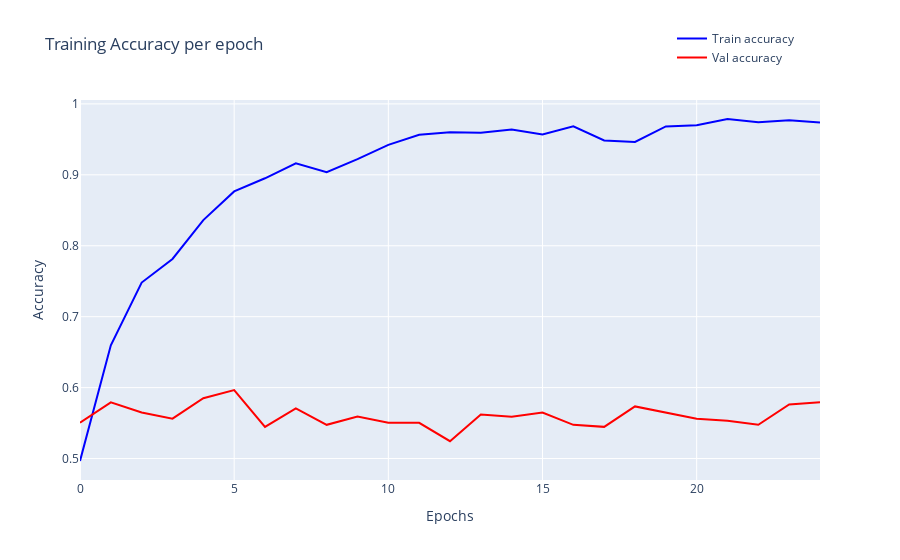
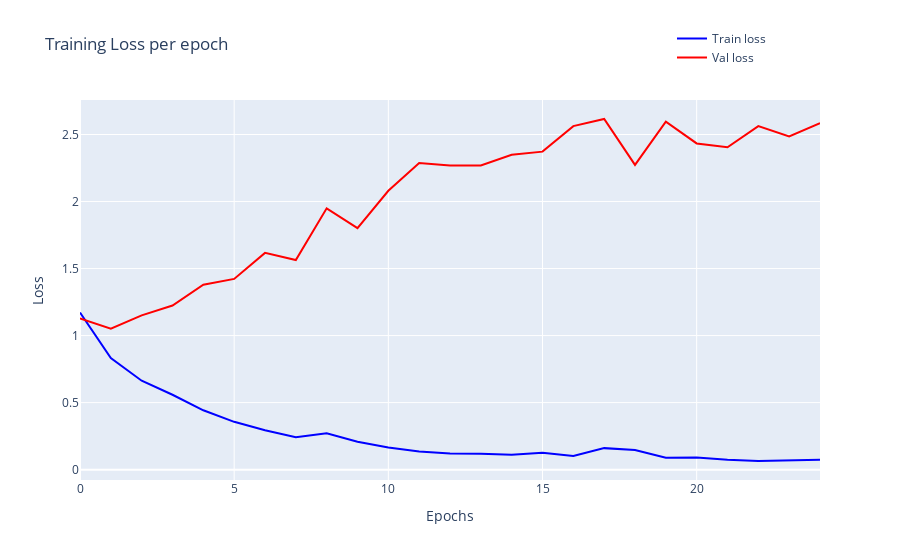

Write notebook code for charts like these, in order.
### Markdown cell above
---
### Exercise 12 (Take home):

### Code cell
# Answer here

import plotly.graph_objects as go
import pandas as pd

# Load the training log data (修改檔案路徑為您的CSV檔案位置)
training_log = pd.read_csv('logs/training_log_2.csv')

# 建立訓練和驗證準確率圖表
fig_accuracy = go.Figure()
fig_accuracy.add_trace(go.Scatter(x=training_log['epoch'], y=training_log['accuracy'], mode='lines', name='Train accuracy', line=dict(color='blue')))
fig_accuracy.add_trace(go.Scatter(x=training_log['epoch'], y=training_log['val_accuracy'], mode='lines', name='Val accuracy', line=dict(color='red')))
fig_accuracy.update_layout(
    title='Training Accuracy per epoch',
    xaxis_title='Epochs',
    yaxis_title='Accuracy',
    legend=dict(x=0.8, y=1.2)
)
fig_accuracy.show()

# 建立訓練和驗證損失圖表
fig_loss = go.Figure()
fig_loss.add_trace(go.Scatter(x=training_log['epoch'], y=training_log['loss'], mode='lines', name='Train loss', line=dict(color='blue')))
fig_loss.add_trace(go.Scatter(x=training_log['epoch'], y=training_log['val_loss'], mode='lines', name='Val loss', line=dict(color='red')))
fig_loss.update_layout(
    title='Training Loss per epoch',
    xaxis_title='Epochs',
    yaxis_title='Loss',
    legend=dict(x=0.8, y=1.2)
)
fig_loss.show()

### Figure 1 — Plotly figure (JSON) as saved in the notebook; plotly's stock layout.template omitted (floating-point values rounded to 4 significant figures)
{"data": [{"line": {"color": "blue"}, "mode": "lines", "name": "Train accuracy", "type": "scatter", "x": [0, 1, 2, 3, 4, 5, 6, 7, 8, 9, 10, 11, 12, 13, 14, 15, 16, 17, 18, 19, 20, 21, 22, 23, 24], "y": [0.4965, 0.6596, 0.7481, 0.7813, 0.8361, 0.8766, 0.8951, 0.9161, 0.9037, 0.9222, 0.9422, 0.9565, 0.9601, 0.9593, 0.9637, 0.9568, 0.9684, 0.9485, 0.9463, 0.9682, 0.9698, 0.9787, 0.9743, 0.977, 0.9737]}, {"line": {"color": "red"}, "mode": "lines", "name": "Val accuracy", "type": "scatter", "x": [0, 1, 2, 3, 4, 5, 6, 7, 8, 9, 10, 11, 12, 13, 14, 15, 16, 17, 18, 19, 20, 21, 22, 23, 24], "y": [0.5504, 0.5793, 0.5648, 0.5562, 0.585, 0.5965, 0.5447, 0.5706, 0.5476, 0.5591, 0.5504, 0.5504, 0.5245, 0.562, 0.5591, 0.5648, 0.5476, 0.5447, 0.5735, 0.5648, 0.5562, 0.5533, 0.5476, 0.5764, 0.5793]}], "layout": {"autosize": true, "legend": {"x": 0.8, "y": 1.2}, "title": {"text": "Training Accuracy per epoch"}, "xaxis": {"autorange": true, "range": [0, 24], "title": {"text": "Epochs"}, "type": "linear"}, "yaxis": {"autorange": true, "range": [0.4698, 1.005], "title": {"text": "Accuracy"}, "type": "linear"}}}

### Figure 2 — Plotly figure (JSON) as saved in the notebook; plotly's stock layout.template omitted (floating-point values rounded to 4 significant figures)
{"data": [{"line": {"color": "blue"}, "mode": "lines", "name": "Train loss", "type": "scatter", "x": [0, 1, 2, 3, 4, 5, 6, 7, 8, 9, 10, 11, 12, 13, 14, 15, 16, 17, 18, 19, 20, 21, 22, 23, 24], "y": [1.172, 0.832, 0.6632, 0.5587, 0.4427, 0.3568, 0.2944, 0.2415, 0.2712, 0.2077, 0.1656, 0.1351, 0.1202, 0.1193, 0.1105, 0.1258, 0.1016, 0.1606, 0.147, 0.08809, 0.09007, 0.07326, 0.06456, 0.06789, 0.07326]}, {"line": {"color": "red"}, "mode": "lines", "name": "Val loss", "type": "scatter", "x": [0, 1, 2, 3, 4, 5, 6, 7, 8, 9, 10, 11, 12, 13, 14, 15, 16, 17, 18, 19, 20, 21, 22, 23, 24], "y": [1.129, 1.052, 1.151, 1.225, 1.379, 1.423, 1.617, 1.564, 1.949, 1.802, 2.08, 2.287, 2.268, 2.269, 2.348, 2.372, 2.562, 2.616, 2.273, 2.596, 2.433, 2.405, 2.562, 2.485, 2.585]}], "layout": {"autosize": true, "legend": {"x": 0.8, "y": 1.2}, "title": {"text": "Training Loss per epoch"}, "xaxis": {"autorange": true, "range": [0, 24], "title": {"text": "Epochs"}, "type": "linear"}, "yaxis": {"autorange": true, "range": [-0.07717, 2.757], "title": {"text": "Loss"}, "type": "linear"}}}
